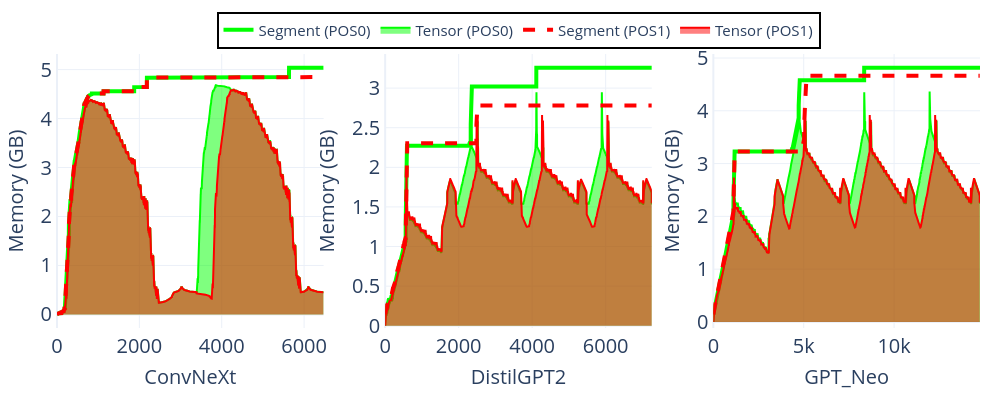

This figure's notebook cell:
### Markdown cell above
# Figrues for Introduction
Change in memory between two iterations is influenced by where the zeroing gradient function, optimizer.zero grad, is placed. Position 0 (POS0) means calling the function at the beginning of each iteration, while Position 1 (POS1) means calling it just before backward propagation

### Code cell
fig = e_plot.plot_memory_fluctuation_by_changing_zero_out(
    "Motivation-Memory Change Impacted by zero out operation", 
    memory_change_dir,
    image_size=[1500, 500],
    font_size=30,
    legend_font_size=30,
    tickfont_size=30,
    line_width=4,
    view_mode=view_mode
)
fig.show()

### Figure 1 — Plotly figure (JSON) as saved in the notebook; plotly's stock layout.template omitted (floating-point values rounded to 4 significant figures; data arrays with more than 128 entries replaced by an {"elided": "..."} marker saying what was removed)
{"data": [{"line": {"color": "Lime", "width": 4}, "mode": "lines", "name": "Segment (POS0)", "showlegend": true, "y": {"elided": "6476 float values"}, "type": "scatter", "xaxis": "x", "yaxis": "y"}, {"fill": "tozeroy", "line": {"color": "Lime"}, "mode": "lines", "name": "Tensor (POS0)", "showlegend": true, "y": {"elided": "6476 float values"}, "type": "scatter", "xaxis": "x", "yaxis": "y"}, {"line": {"color": "Red", "dash": "dash", "width": 4}, "mode": "lines", "name": "Segment (POS1)", "showlegend": true, "y": {"elided": "6474 float values"}, "type": "scatter", "xaxis": "x", "yaxis": "y"}, {"fill": "tozeroy", "line": {"color": "Red"}, "mode": "lines", "name": "Tensor (POS1)", "showlegend": true, "y": {"elided": "6474 float values"}, "type": "scatter", "xaxis": "x", "yaxis": "y"}, {"line": {"color": "Lime", "width": 4}, "mode": "lines", "name": "Segment (POS0)", "showlegend": false, "y": {"elided": "7257 float values"}, "type": "scatter", "xaxis": "x2", "yaxis": "y2"}, {"fill": "tozeroy", "line": {"color": "Lime"}, "mode": "lines", "name": "Tensor (POS0)", "showlegend": false, "y": {"elided": "7257 float values"}, "type": "scatter", "xaxis": "x2", "yaxis": "y2"}, {"line": {"color": "Red", "dash": "dash", "width": 4}, "mode": "lines", "name": "Segment (POS1)", "showlegend": false, "y": {"elided": "7257 float values"}, "type": "scatter", "xaxis": "x2", "yaxis": "y2"}, {"fill": "tozeroy", "line": {"color": "Red"}, "mode": "lines", "name": "Tensor (POS1)", "showlegend": false, "y": {"elided": "7257 float values"}, "type": "scatter", "xaxis": "x2", "yaxis": "y2"}, {"line": {"color": "Lime", "width": 4}, "mode": "lines", "name": "Segment (POS0)", "showlegend": false, "y": {"elided": "14755 float values"}, "type": "scatter", "xaxis": "x3", "yaxis": "y3"}, {"fill": "tozeroy", "line": {"color": "Lime"}, "mode": "lines", "name": "Tensor (POS0)", "showlegend": false, "y": {"elided": "14755 float values"}, "type": "scatter", "xaxis": "x3", "yaxis": "y3"}, {"line": {"color": "Red", "dash": "dash", "width": 4}, "mode": "lines", "name": "Segment (POS1)", "showlegend": false, "y": {"elided": "14739 float values"}, "type": "scatter", "xaxis": "x3", "yaxis": "y3"}, {"fill": "tozeroy", "line": {"color": "Red"}, "mode": "lines", "name": "Tensor (POS1)", "showlegend": false, "y": {"elided": "14739 float values"}, "type": "scatter", "xaxis": "x3", "yaxis": "y3"}], "layout": {"xaxis": {"anchor": "y", "domain": [0.0, 0.2889], "title": {"font": {"size": 20}, "text": "ConvNeXt"}, "tickfont": {"size": 20}}, "yaxis": {"anchor": "x", "domain": [0.0, 1.0], "title": {"font": {"size": 20}, "text": "Memory (GB)"}, "tickfont": {"size": 20}}, "xaxis2": {"anchor": "y2", "domain": [0.3556, 0.6444], "title": {"font": {"size": 20}, "text": "DistilGPT2"}, "tickfont": {"size": 20}}, "yaxis2": {"anchor": "x2", "domain": [0.0, 1.0], "title": {"font": {"size": 20}, "text": "Memory (GB)"}, "tickfont": {"size": 20}}, "xaxis3": {"anchor": "y3", "domain": [0.7111, 1.0], "title": {"font": {"size": 20}, "text": "GPT_Neo"}, "tickfont": {"size": 20}}, "yaxis3": {"anchor": "x3", "domain": [0.0, 1.0], "title": {"font": {"size": 20}, "text": "Memory (GB)"}, "tickfont": {"size": 20}}, "legend": {"font": {"size": 15}, "orientation": "h", "yanchor": "bottom", "y": 1.02, "xanchor": "center", "x": 0.5, "bgcolor": "rgba(255,255,255, 0.5)", "bordercolor": "Black", "borderwidth": 2}, "margin": {"l": 50, "r": 20, "t": 20, "b": 50, "pad": 4}, "height": 400, "width": 1000, "showlegend": true}}
